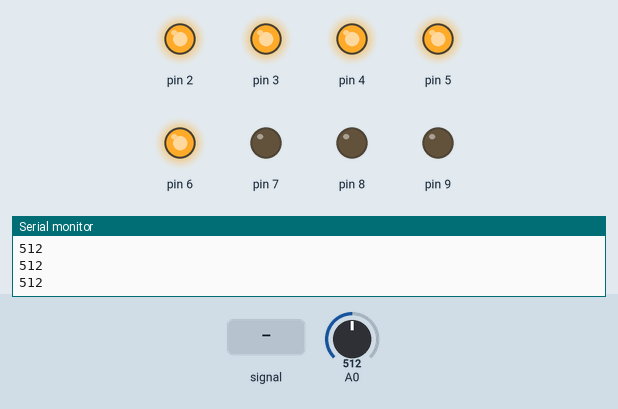
This sketch was run on a simulated Arduino Uno, built with avr-gcc and run on an emulated ATmega328P. On the bench: output pins drawn as LEDs (lit = HIGH), the last lines printed to the serial monitor. Dashed ring = blinking. The test bench sets the inputs (shaded band); at power-on: A0 = 512.

Above: at 1.2 s.
1.3 s: A0 fed a 200 Hz sine of ±81 counts around its level
At 1.31 s:
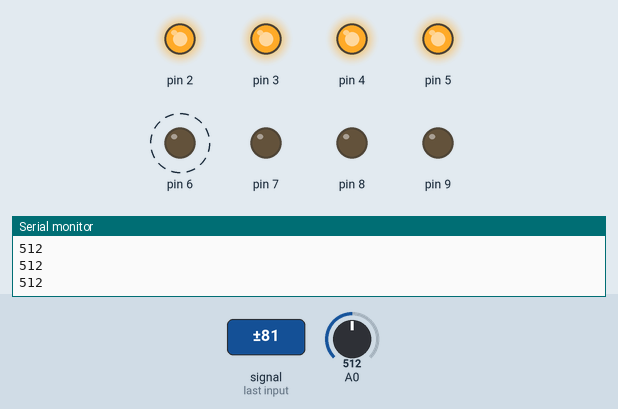
4.3 s: A0 set to 497
At 4.3 s:
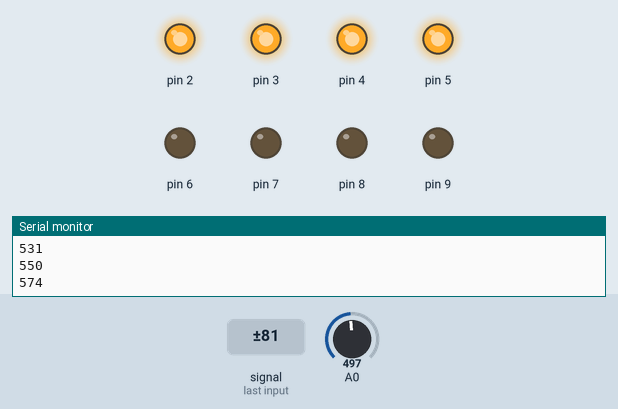
5.8 s: A0 set to 650
At 7.0 s:
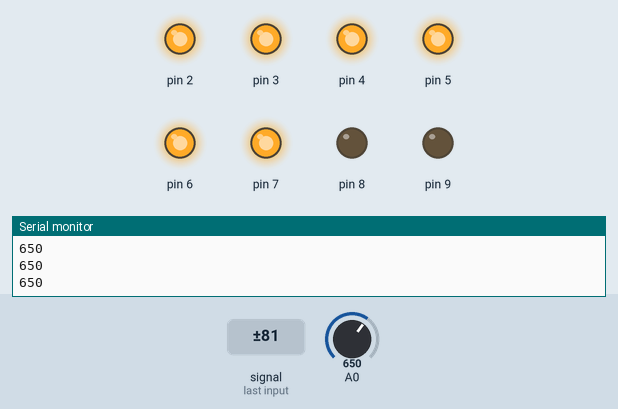
7.3 s: A0 set to 761
8.8 s: A0 set to 786
At 9.3 s:
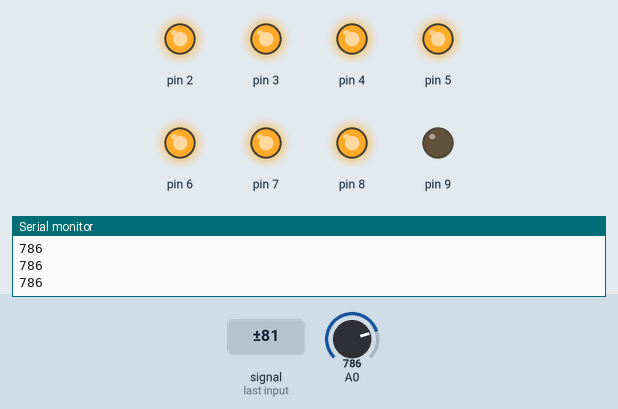
10.3 s: A0 set to 900
At 11.7 s:
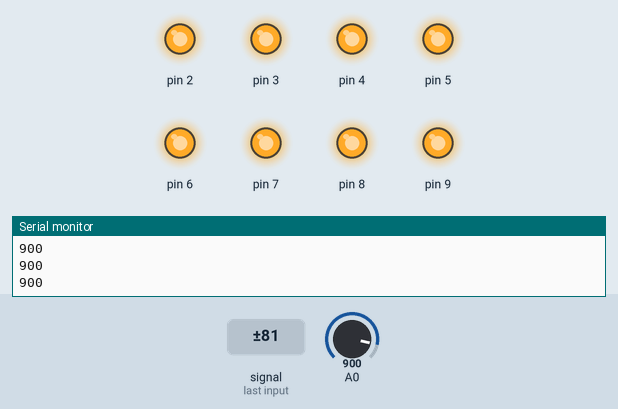
Timing chart, 0 to 12.8 s (numbered marks = the images above; inputs shaded):
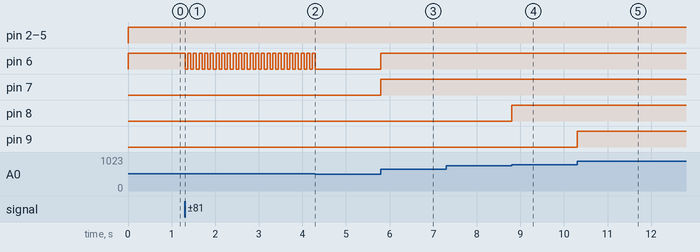

The sketch:

stereolightsvolumecontrol.ino
```cpp
void setup() {
  // put your setup code here, to run once:
Serial.begin(9600);
for(int i=0;i<=7;i++)
{
  pinMode(i+2,OUTPUT);
}
}

void loop() {
  // put your main code here, to run repeatedly:
  int sensorValue = analogRead(A0);
  Serial.println(sensorValue);
  delay(1);
  if((analogRead(A0)>=0)&&(analogRead(A0)<128))
  {
    digitalWrite(2,HIGH);
    digitalWrite(3,LOW);
    digitalWrite(4,LOW);
    digitalWrite(5,LOW);
    digitalWrite(6,LOW);
    digitalWrite(7,LOW);
    digitalWrite(8,LOW);
    digitalWrite(9,LOW);

  }

  if((analogRead(A0)>=128)&&(analogRead(A0)<256))
  {
    digitalWrite(2,HIGH);
    digitalWrite(3,HIGH);
    digitalWrite(4,LOW);
    digitalWrite(5,LOW);
    digitalWrite(6,LOW);
    digitalWrite(7,LOW);
    digitalWrite(8,LOW);
    digitalWrite(9,LOW);

  }

  if((analogRead(A0)>=256)&&(analogRead(A0)<384))
  {
    digitalWrite(2,HIGH);
    digitalWrite(3,HIGH);
    digitalWrite(4,HIGH);
    digitalWrite(5,LOW);
    digitalWrite(6,LOW);
    digitalWrite(7,LOW);
    digitalWrite(8,LOW);
    digitalWrite(9,LOW);
  }

  if((analogRead(A0)>=384)&&(analogRead(A0)<512))
  {
    digitalWrite(2,HIGH);
    digitalWrite(3,HIGH);
    digitalWrite(4,HIGH);
    digitalWrite(5,HIGH);
    digitalWrite(6,LOW);
    digitalWrite(7,LOW);
    digitalWrite(8,LOW);
    digitalWrite(9,LOW);
  }

  if((analogRead(A0)>=512)&&(analogRead(A0)<640))
  {
    digitalWrite(2,HIGH);
    digitalWrite(3,HIGH);
    digitalWrite(4,HIGH);
    digitalWrite(5,HIGH);
    digitalWrite(6,HIGH);
    digitalWrite(7,LOW);
    digitalWrite(8,LOW);
    digitalWrite(9,LOW);
  }

  if((analogRead(A0)>=640)&&(analogRead(A0)<768))
  {
    digitalWrite(2,HIGH);
    digitalWrite(3,HIGH);
    digitalWrite(4,HIGH);
    digitalWrite(5,HIGH);
    digitalWrite(6,HIGH);
    digitalWrite(7,HIGH);
    digitalWrite(8,LOW);
    digitalWrite(9,LOW);
  }

  if((analogRead(A0)>=768)&&(analogRead(A0)<896))
  {
    digitalWrite(2,HIGH);
    digitalWrite(3,HIGH);
    digitalWrite(4,HIGH);
    digitalWrite(5,HIGH);
    digitalWrite(6,HIGH);
    digitalWrite(7,HIGH);
    digitalWrite(8,HIGH);
    digitalWrite(9,LOW);
  }

  if((analogRead(A0)>=896)&&(analogRead(A0)<1024))
  {
    digitalWrite(2,HIGH);
    digitalWrite(3,HIGH);
    digitalWrite(4,HIGH);
    digitalWrite(5,HIGH);
    digitalWrite(6,HIGH);
    digitalWrite(7,HIGH);
    digitalWrite(8,HIGH);
    digitalWrite(9,HIGH);
  }
}
```

Measured:
- the behaviour switches between 512 and 511 on A0 (found by bisection; images 1 and 2)
- the behaviour switches between 767 and 768 on A0 (found by bisection; images 3 and 4)
- after the input at 1.3 s, pin 6: alternates HIGH for 0.07 s and LOW for 0.06 s, starting at once
- after the input at 4.3 s, pin 6: stops changing and stays LOW
- after the input at 5.8 s, pin 6, pin 7: LOW → HIGH at once
- after the input at 8.8 s, pin 8: LOW → HIGH at once
- after the input at 10.3 s, pin 9: LOW → HIGH at once
